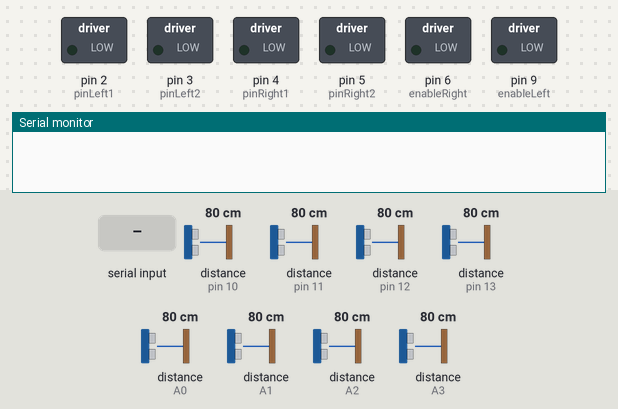
A sketch run on a simulated Arduino Uno, built with avr-gcc and run on an emulated ATmega328P. On the bench: switched loads named in the sketch (green lamp = pin HIGH), the last lines printed to the serial monitor. The test bench sets the inputs (shaded band); at power-on: distance to the obstacle (sensors on pin 10, pin 11, pin 12, pin 13, A0, A1, A2, A3) 80 cm. The echo pulse lasts 58.3 µs per cm; pins used as bus, display or sensor lines are not drawn.

Above: at 1.2 s.
1.3 s: "S" received over Serial
At 5.4 s:
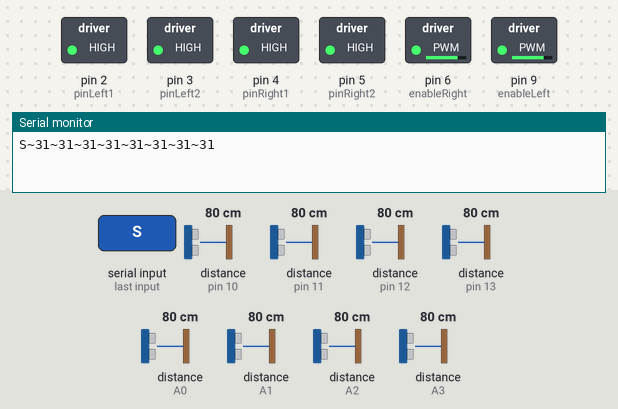
5.8 s: "L" received over Serial
At 6.5 s:
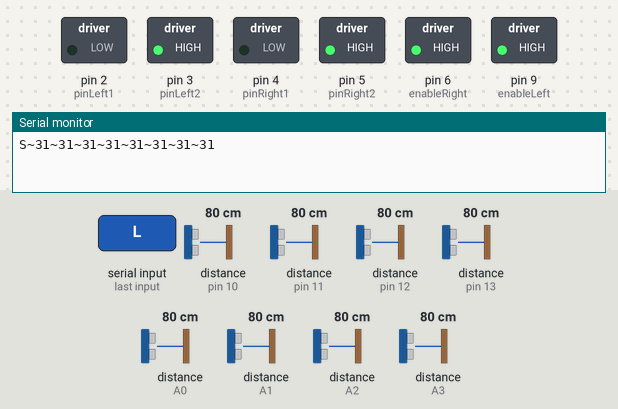
At 8.2 s:
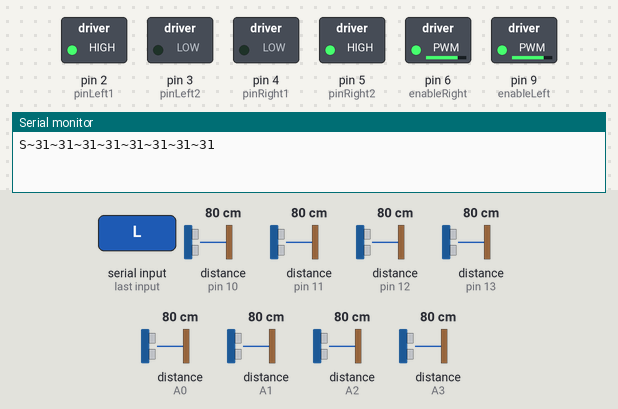
Timing chart, 0 to 11.8 s (numbered marks = the images above; inputs shaded):
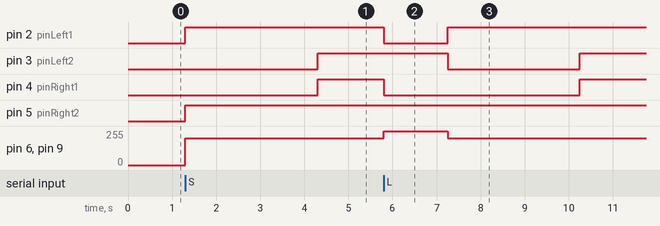

The sketch:

sense_and_move.ino
```cpp
// Initialize variables

// Set motor pins and speed
int enableLeft = 9; // left side enable pin
int pinLeft1 = 2; // left side control pin 1
int pinLeft2 = 3; // left side control pin 2
int enableRight = 6; // right side enable pin
int pinRight1 = 4; // right side control pin 1
int pinRight2 = 5; // right side control pin 2
int motorSpeed = 200; // motor speed


// Setup sensor pins
int echoPins[] = {A3, 10, 11, 12, 13, A0, A1, A2};
int dist[8];
int trigPin = 7;
static String inputBuffer;
String sensor_readings;
unsigned long Timer;

void setup() {

  // Configure the motor pin modes
  pinMode(enableLeft, OUTPUT);
  pinMode(pinLeft1, OUTPUT);
  pinMode(pinLeft2, OUTPUT);
  pinMode(enableRight, OUTPUT);
  pinMode(pinRight1, OUTPUT);
  pinMode(pinRight2, OUTPUT);

  // Configure the pin modes for the sensors
  for (int thisPin = 0; thisPin < 8; thisPin++) {
    pinMode(echoPins[thisPin], INPUT);
  }
  pinMode(trigPin, OUTPUT);

  // initialize serial communication:
  Serial.begin(9600);
}

void loop() {

  // Read direction from ESP
  if (Serial.available() > 0) {

    inputBuffer = "";
    inputBuffer.concat((char)Serial.read());

    // (I)nitialize
    if (inputBuffer == "I") {
      get_sensor_readings();
    }

    // (S)traight
    if (inputBuffer == "S") {
      go_forward();
      get_sensor_readings();
    }

    // (L)eft
    if (inputBuffer == "L") {
      turn_left();
      go_forward();
      get_sensor_readings();
    }

    // (R)ight
    if (inputBuffer == "R") {
      turn_right();
      go_forward();
      get_sensor_readings();
    }

  }

}


int go_forward() {
  int n_sensor = 0;
  Timer = millis();
  while( ((n_sensor > 12) || (n_sensor <= 0)) && (millis()-Timer < 3000UL) ) {
    analogWrite(enableLeft, motorSpeed);
    analogWrite(enableRight, motorSpeed);
    digitalWrite(pinLeft1, HIGH);
    digitalWrite(pinLeft2, LOW);
    digitalWrite(pinRight1, LOW);
    digitalWrite(pinRight2, HIGH);
    n_sensor = sense(echoPins[0]);
  }
  stop_moving();
}


int turn_left() {
  analogWrite(enableLeft, motorSpeed+55);
  analogWrite(enableRight, motorSpeed+55);
  digitalWrite(pinLeft1, LOW);
  digitalWrite(pinLeft2, HIGH);
  digitalWrite(pinRight1, LOW);
  digitalWrite(pinRight2, HIGH);
  delay(1450);
  stop_moving();
}


int turn_right() {
  analogWrite(enableLeft, motorSpeed+55);
  analogWrite(enableRight, motorSpeed+55);
  digitalWrite(pinLeft1, HIGH);
  digitalWrite(pinLeft2, LOW);
  digitalWrite(pinRight1, HIGH);
  digitalWrite(pinRight2, LOW);
  delay(1450);
  stop_moving();
}


int stop_moving() {
  digitalWrite(pinLeft1, HIGH);
  digitalWrite(pinLeft2, HIGH);
  digitalWrite(pinRight1, HIGH);
  digitalWrite(pinRight2, HIGH);
}


int get_sensor_readings() {
  sensor_readings = inputBuffer;
  for (int thisPin = 0; thisPin < 8; thisPin++) {
    sensor_readings.concat("~");
    sensor_readings.concat(sense(echoPins[thisPin]));
  }
  Serial.println(sensor_readings);
}


int sense(int ep) {
  int duration, distance;
  digitalWrite(trigPin, LOW);
  delayMicroseconds(5);
  digitalWrite(trigPin, HIGH);
  delayMicroseconds(10);
  digitalWrite(trigPin, LOW);
  duration = pulseIn(ep, HIGH);
  distance = (duration/2) / 74;
  return distance;
}
```

Measured:
- after the input at 1.3 s, pin 2 (pinLeft1), pin 5 (pinRight2): LOW → HIGH at once; pin 3 (pinLeft2), pin 4 (pinRight1): LOW → HIGH after 3.0 s; pin 6 (enableRight), pin 9 (enableLeft): 0/255 → 200/255 at once
- after the input at 5.8 s, pin 2 (pinLeft1): HIGH → LOW at once, → HIGH 1.5 s later; pin 3 (pinLeft2): HIGH → LOW after 1.5 s, → HIGH 3.0 s later; pin 4 (pinRight1): HIGH → LOW at once, → HIGH 4.5 s later; pin 6 (enableRight), pin 9 (enableLeft): 200/255 → 255/255 at once, → 200/255 1.5 s later
